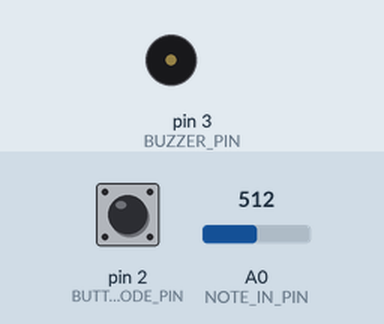
Simulated run of this sketch. Board: Arduino Uno, built with avr-gcc and run on an emulated ATmega328P. Parts: buzzer (waves = sounding). The test bench sets the inputs (shaded band); at power-on: pin 2 (BUTTON_MODE_PIN) LOW, A0 (NOTE_IN_PIN) = 512. Random numbers use the default seed unless the sketch sets one; what the sketch prints to the serial monitor is not drawn.

Above: at 1.2 s.
1.3 s: pin 2 (BUTTON_MODE_PIN) pulled HIGH for 0.15 s
At 2.1 s:
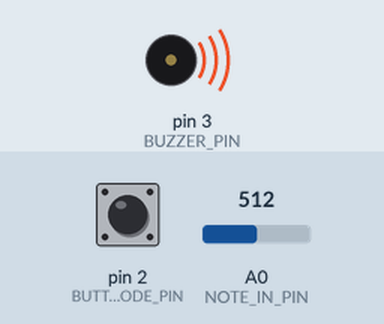
3.0 s: A0 (NOTE_IN_PIN) set to 0
At 3.3 s:
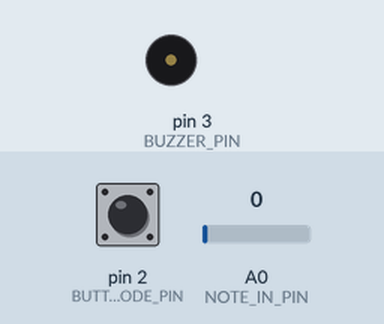
4.5 s: A0 (NOTE_IN_PIN) set to 26
At 5.6 s:
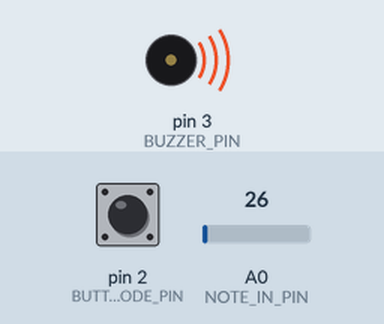
6.0 s: pin 2 (BUTTON_MODE_PIN) pulled HIGH for 1 s
9.0 s: pin 2 (BUTTON_MODE_PIN) pulled HIGH for 0.15 s
At 9.1 s:
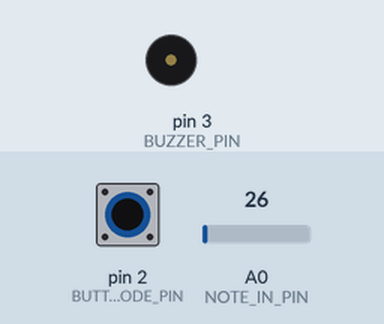
Timing chart, 0 to 12.0 s (numbered marks = the images above; inputs shaded):
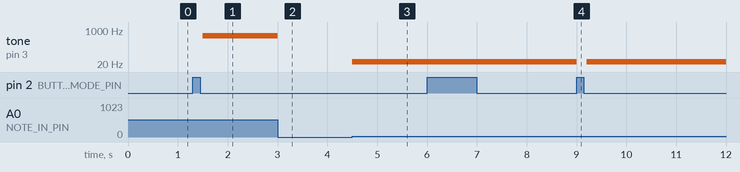

Measured:
- after the input at 1.3 s, tone on pin 3 (BUZZER_PIN): silent → 512 Hz after 0.20 s
- after the input at 3.0 s, tone on pin 3 (BUZZER_PIN): 512 Hz → silent at once
- after the input at 4.5 s, tone on pin 3 (BUZZER_PIN): silent → 26 Hz at once
- after the input at 9.0 s, tone on pin 3 (BUZZER_PIN): 26 Hz → silent at once, → 26 Hz 0.20 s later

The sketch:

CART_360_ETUDE_2_MODE.ino
```cpp
/**********************ETUDE 3 CART 360 2020*******************************
 * WELCOME!
 * THE PURPOSE OF THIS EXERCISE IS TO DESIGN A VERY SIMPLE KEYBOARD (4 KEYS)
 * WHICH ALLOWS YOU TO PLAY LIVE, RECORD, AND PLAYBACK SINGLE NOTES (NO CHORDS OR TIMING).
 * THERE WILL BE A BUTTON WHICH WHEN PRESSED WILL TAKE THE USER TO THE NEXT MODE:
 * THERE ARE 5 POSSIBLE MODES
 * 0 ==  reset    ==   led off == also resets
 * 1 ==  live     ==   led BLUE
 * 2 ==  record   ==   led RED
 * 3 ==  play     ==   led GREEN
 * 4 ==  looper   ==   led PURPLE
 *
 * ADDITIONALLY - WHEN THE USER CHANGES MODE,
 * THE RGB LED WILL CHANGE COLOR (ACCORDING TO THE SPECIFICATIONS)

 * PLEASE FOLLOW THE INSTRUCTIONS IN THE COMMENTS:
 * DO NOT ADD ANY MORE FUNCTION DEFINITIONS
 * ONLY IMPLEMENT THE FUNCTION DEFINITIONS SUPPLIED
 * THERE IS NO NEED TO ADD ANY NEW VARIABLES OR CONSTANTS
 * PROVIDE COMMENTS FOR ANY OF THE CODE IMPLEMENTED
 * GOOD LUCK!
 */
/**** CONSTANTS ********************************************************/

#define BUTTON_MODE_PIN 2 // Button to change the mode

// constants for RGB LED
#define LED_PIN_B 9  // B PIN
#define LED_PIN_G 10 // G PIN
#define LED_PIN_R 11 // R PIN

// constant for note in (button-resistor ladder on breadboard)
# define NOTE_IN_PIN A0

//constant for max number of notes in array
#define MAX_NOTES 16

// duration for a single played note
const int duration = 200;

// constant for pin to output for buzzer
#define BUZZER_PIN 3 // PWM

/******** VARIABLES *****************************************************/
// counter for how many notes we have
int countNotes = 0;
int mode = 0; // start at off
// array to hold the notes played (for record/play mode)
int notes [MAX_NOTES];

/******** MY NEW VARIABLES *****************************************************/
//my new variable for state changing
int buttonRead = 0; // current state of the button
int previousButtonState = 0;

//variables for record and play
int whatNote = 0;
int analogValueRead = 0;
/*************************************************************************/


/**********************SETUP() DO NOT CHANGE*******************************/
// Declare pin mode for the single digital input
void setup()
{
  Serial.begin(115200); //Serial Monitor for debugging
  pinMode(BUTTON_MODE_PIN, INPUT);
}

/**********************LOOP() DO NOT CHANGE *******************************
 * INSTRUCTIONS:
 * There is NO NEED to change the loop - it establishes the flow of the program
 * We call here 3 functions repeatedly:
 * 1: chooseMode(): this function will determine the mode that your program is in
 * based on if the button (linked to the BUTTON_MODE_PIN) was pressed
 * 2: setRGB(): will set the color of the RGB LED based on the value of the mode variable
 * 3: selectMode(): will determine which function to call based on the value of the mode variable

**************************************************************************/
void loop()
{
  chooseMode();
  setRGB();
  selectMode();
}
/******************CHOOSEMODE(): IMPLEMENT *********************************
 * INSTRUCTIONS:
 * Read the value from the Button (linked to the BUTTON_MODE_PIN) and
 * if is being pressed then change the mode variable.
 * REMEMBER:
 * mode == 0 is reset
 * mode == 1 is live
 * mode == 2 is record
 * mode == 3 is play
 * mode == 4 is loopMode
 * Every time the user presses the button, the program will go to the next mode,
 * once it reaches 4, it should go back to mode == 0.
 * (i.e. if mode ==2 and we press, then mode ==3) ...
**************************************************************************/
void chooseMode(){
// here we are using a pull up resistor
//mode is on low initially
//when button pressed it's pulled up to high
//need to make a mode counter

int buttonRead = digitalRead(BUTTON_MODE_PIN); //pull down

if(buttonRead != previousButtonState){ // edge detection so holding button doesn't make a difference
  if (buttonRead == HIGH) {
     mode = mode + 1;
     delay(200);
     if (mode ==5){
      mode=0; //set mode back to zero if the user has clicked 5 times
     }
   }
}

previousButtonState = buttonRead; //make sure to set these equal to eachother for next comparison
//https://www.arduino.cc/en/Tutorial/BuiltInExamples/StateChangeDetection (got some help here)

}

/******************SETRGB(): IMPLEMENT *********************************
 * INSTRUCTIONS:
 * Depending on the value of the mode variable:
 * if the mode is 0 - RGB LED IS OFF
 * if the mode is 1 - RGB LED IS BLUE
 * if mode is 2 - RGB LED IS RED
 * if mode is 3 - RGB LED IS GREEN
 * if mode is 4 - RGB LED iS PURPLE
 * YOU MUST USE A SWITCH CASE CONSTRUCT (NOT A SERIES OF IF / ELSE STATEMENTS
**************************************************************************/
void setRGB()
{

switch (mode) { //mode determines what happens in each case, we change the mode based on the # times the button has been pressed in chooseMode()

      case 0: //lights off
        digitalWrite(LED_PIN_R, LOW);
        digitalWrite(LED_PIN_G, LOW);
        digitalWrite(LED_PIN_B, LOW);

        break;

      case 1://blue
        digitalWrite(LED_PIN_R, LOW);
        digitalWrite(LED_PIN_G, LOW);
        digitalWrite(LED_PIN_B, HIGH);

        break;

      case 2://red
        digitalWrite(LED_PIN_R, HIGH);
        digitalWrite(LED_PIN_G, LOW);
        digitalWrite(LED_PIN_B, LOW);

        break;

      case 3://green
        digitalWrite(LED_PIN_R, LOW);
        digitalWrite(LED_PIN_G, HIGH);
        digitalWrite(LED_PIN_B, LOW);

        break;

      case 4://purple
        digitalWrite(LED_PIN_R, HIGH);
        digitalWrite(LED_PIN_G, LOW);
        digitalWrite(LED_PIN_B, HIGH);

        break;

}
}
/**********************SELECTMODE() DO NOT CHANGE *******************************
 * INSTRUCTIONS:
 * There is NO NEED to change this function - it selects WHICH function should run based on the mode variable
 * There are 4 possibilities
 * 1: reset(): this function will reset any arrays etc, and will do nothing else
 * 2: live(): this function will play the corresponding notes
 * to the user pressing the respective buttons.
 * NOTE:: the notes played are NOT stored
 * 3: record(): this function will play the corresponding notes
 * to the user pressing the respective buttons
 * AND will STORE up to 16 consecutive notes in an array.
 * 4: play(): this function will playback any notes stored in the array that were recorded
 * in the previous mode
 * 5: loopMode(): this function will playback any notes stored in the array that were recorded,
 * BUT unlike the previous mode, you can choose in which sequence the notes are played.
 * REQUIRED: only play notes from the array (no live stuff)

******************************************************************************/
void selectMode()
{
  if(mode == 0) {
    reset();
  }
  else if(mode == 1) {
    live();
  }
  else if(mode == 2) {
    record();
  }

  else if(mode == 3) {
    play();
  }

   else if(mode == 4) {
    looper();
  }
}
/******************RESET(): IMPLEMENT **************************************
 * INSTRUCTIONS:
 * this function should ensure that any notes recorded are no longer available
**************************************************************************/
void reset()
{
  // IMPLEMENT
  int i =0;
  //go through the notes array and set all values to zero
  for (int i = 0; i < MAX_NOTES; i = i + 1) {
  notes[i] =0;
  }

     // set counter to 0
  countNotes = 0;
  whatNote = 0;

}
/******************LIVE(): IMPLEMENT **************************************
 * INSTRUCTIONS:
 * this function will play the corresponding notes
 * to the user pressing the respective buttons
 * NOTE:: the notes played are NOT stored
 * SO: you need read in the input from the analog input (linked to the button-resistor ladder combo)
 * THEN - output the note to the buzzer using the tone() function
**************************************************************************/
void live()
{
   //IMPLEMENT

  // get analog value
  int analogValueRead =analogRead(NOTE_IN_PIN);

  if (analogValueRead ==0 ){ // Makes sure that if no buttons are pressed there will be no tone
  noTone(BUZZER_PIN); }

  if(analogValueRead>0){// depinding on what button pressed the voltage to the AO pin will change
    tone(BUZZER_PIN, analogValueRead, duration);
  }

}
/******************RECORD(): IMPLEMENT **********************************
 * INSTRUCTIONS:
 * this function will play the corresponding notes
 * to the user pressing the respective buttons
 * AND will STORE up to 16 consecutive notes in an array.
 * SO:you need read in the input from the analog input (linked to the button-resistor ladder combo)
 * AND - output the note to the buzzer using the tone() function
 * THEN store that note in the array  - BE CAREFUL - you can only allow for up to MAX_NOTES to be stored
**************************************************************************/
void record()
{
  // IMPLEMENT
 //array creation usign variabels -> notes[] (our array) -> countNotes(varible that starts at 0) -> MAX_NOTES (constant 16)
//  for (countNotes = 0; countNotes < MAX_NOTES; countNotes = countNotes + 1) {
//  Serial.println(notes[countNotes]);//Display the array values

  // get analog value
  int analogValueRead = analogRead(NOTE_IN_PIN); //reading the analog value per the pin

  if (analogValueRead > 0) {
    // play analogValueRead as a tone
    tone(BUZZER_PIN, analogValueRead, duration);
  }

  // record a maximum of 16 notes in the array
   //make sure counter won't count when the button is not being pressed .. analogValueRead must be greater than 0
  if (countNotes < MAX_NOTES && analogValueRead > 0) {
    notes[countNotes] = analogValueRead; //countNotes starts at zero (ie. index 0), so you start off by setting the first button pressed to index 0
    //after setting the first index you increment the countNotes so now at 1... etc., do a delay so no strange numbers
    countNotes++;
    delay(duration);
  }
}

/******************PLAY(): IMPLEMENT ************************************
 * INSTRUCTIONS:
 * this function will playback any notes stored in the array that were recorded
 * in the previous mode
 * SO: you need to go through the array of values (be careful - the user may not have put in MAX_NOTES)
 * READ each value IN ORDER
 * AND output each note to the buzzer using the tone() function
 * ALSO: as long as we are in this mode, the notes are played over and over again
 * BE CAREFUL: make sure you allow for the user to get to another mode from the mode button...
**************************************************************************/
void play()
{
  // play a note depending on the counter 'whatNote' which starts at 0, so it will play index 0 first
  //after playing index zero of whatNote, whatNote updates and counts up by 1,
  //next check if whatNote has reached the number of notes recorded within the counter 'countNotes'
  //if whatNote has reached countNotes this means that the sequence should repeat again, so reset whatNote to 0

  tone(BUZZER_PIN, notes[whatNote], duration); //starts off at 0

  // increment whatNote
 whatNote++;
  Serial.println(notes[whatNote]);
  // set whatNote back to zero when it reaches the amount of notes stored in the array
  if (whatNote >= countNotes) {
    whatNote = 0;
  }
  // add delay
  delay(duration);
}
/******************LOOPMODE(): IMPLEMENT *********************************
 * INSTRUCTIONS:
 * this function will playback any notes stored in the array that were recorded
 * in the previous mode
 * SO: you need to go through the array of values (be careful - the user may not have put in MAX_NOTES)
 * READ values IN ANY ORDERING (You MUST use the array - but you can determine your own sequence)
 * AND output each note to the buzzer using the tone() function
 * ALSO: as long as we are in this mode, the notes are played over and over again
 * BE CAREFUL: make sure you allow for the user to get to another mode from the mode button...
**************************************************************************/
void looper()
{
  tone(BUZZER_PIN, notes[whatNote], duration); //starts off at 0

  // change whatNote to be a random number according to the countNotes value which would be the max index number in array
  whatNote = random(countNotes);

  // add delay between each note
  delay(duration);
}

/**************************************************************************/

/******************PART TWO - SHORT ANSWER *********************************
 * RESISTOR LADDER
 * There is a 10k ohm pull down resistor in series with the keyboard buttons.
 * This resistor is pulling the pin AO to a logical low value of 0.
 * which means the resistor is pulling the pin to the ground.
 * so we read 0 from this pin in analogRead() when there are no keyboard buttons being pressed.
 * All buttons go through AO - analog pin.
 * The arduino has an ADC (analog to digital converter) so converts
 * voltage of 0-5v (we used 5v pin to power) to values between 0-1023 - when a button
 * is pressed in the resistor ladder the values read will be between this range.
 * Each number will be diﬀerent because a different voltage level will pass to the input pin.
 *
 * The first button pressed will be close to 1023 (equivalent to 5V) because there is
 * no resistor for voltage to drop over. When testing my circuit I got observed value closer to 1016.
 * When the second button is pressed the current goes through a 10kohm resistor so there is a voltage
 * drop that is read. When the 3rd button is pressed current goes through 20kohms of resistance
 * - increasing the voltage drop further. When the 4th button is pressed it is 30k ohms of resistance.
 * We hear the notes in descending frequency because of the voltage drop when each button is pressed.
 *
 * MODE SELECTION -- mode button (BUTTON_MODE_PIN)
 * In the not pressed state:
 * A 10k ohm pull down resistor pulls digital pin 2 LOW
 * there is no current through the resistor and no voltage through the resistor
 * pin 2 has 0V so digitalRead(BUTTON_MODE_PIN) == LOW
 * ///
 * When the mode button is is pressed:
 * lower resistance path is created so pin 2 will get 5V
 * so digitalRead(BUTTON_MODE_PIN) == HIGH
 * ///
 * Because of the pull down resistor it is easy to have clear low/high values without noise.
 *
 * ARDUINO VOLTAGE
 * The voltage from the AO pin is read when a keyboard button is pressed.
 * This value is read as the frequency to be played by the piezo by the tone() function.
 * The value sent out to the piezo via pin 3 (BUZZER_PIN)
 *
 * Sources:
 * https://eepower.com/resistor-guide/resistor-applications/pull-up-resistor-pull-down-resistor/#
 * https://www.arduino.cc/reference/en/language/functions/analog-io/analogread/
 * https://www.youtube.com/watch?v=aPVMKyZpaPA
**************************************************************************/
```
